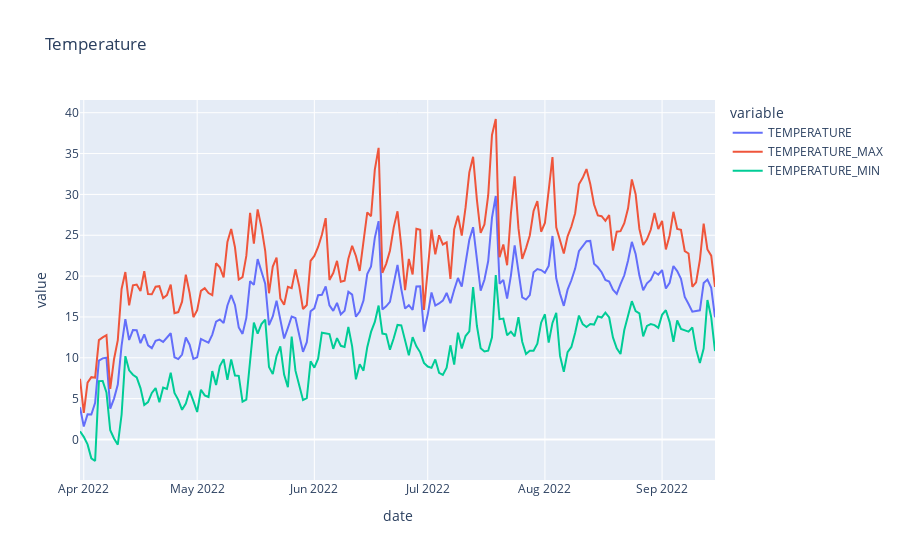

The notebook cell this image was saved under:
### Code cell
fig = df_weather_horaire.plot(x='date', y=df_weather_horaire.columns[-3:], title='Temperature')
fig.show()

### Figure 1 — Plotly figure (JSON) as saved in the notebook; plotly's stock layout.template omitted (floating-point values rounded to 4 significant figures; data arrays with more than 128 entries replaced by an {"elided": "..."} marker saying what was removed)
{"data": [{"hovertemplate": "variable=TEMPERATURE<br>date=%{x}<br>value=%{y}<extra></extra>", "legendgroup": "TEMPERATURE", "line": {"color": "#636efa", "dash": "solid"}, "marker": {"symbol": "circle"}, "mode": "lines", "name": "TEMPERATURE", "orientation": "v", "showlegend": true, "type": "scatter", "x": {"elided": "169 str values"}, "xaxis": "x", "y": {"elided": "169 float values"}, "yaxis": "y"}, {"hovertemplate": "variable=TEMPERATURE_MAX<br>date=%{x}<br>value=%{y}<extra></extra>", "legendgroup": "TEMPERATURE_MAX", "line": {"color": "#EF553B", "dash": "solid"}, "marker": {"symbol": "circle"}, "mode": "lines", "name": "TEMPERATURE_MAX", "orientation": "v", "showlegend": true, "type": "scatter", "x": {"elided": "169 str values"}, "xaxis": "x", "y": {"elided": "169 float values"}, "yaxis": "y"}, {"hovertemplate": "variable=TEMPERATURE_MIN<br>date=%{x}<br>value=%{y}<extra></extra>", "legendgroup": "TEMPERATURE_MIN", "line": {"color": "#00cc96", "dash": "solid"}, "marker": {"symbol": "circle"}, "mode": "lines", "name": "TEMPERATURE_MIN", "orientation": "v", "showlegend": true, "type": "scatter", "x": {"elided": "169 str values"}, "xaxis": "x", "y": {"elided": "169 float values"}, "yaxis": "y"}], "layout": {"legend": {"title": {"text": "variable"}, "tracegroupgap": 0}, "title": {"text": "Temperature"}, "xaxis": {"anchor": "y", "domain": [0, 1], "title": {"text": "date"}}, "yaxis": {"anchor": "x", "domain": [0, 1], "title": {"text": "value"}}}}
